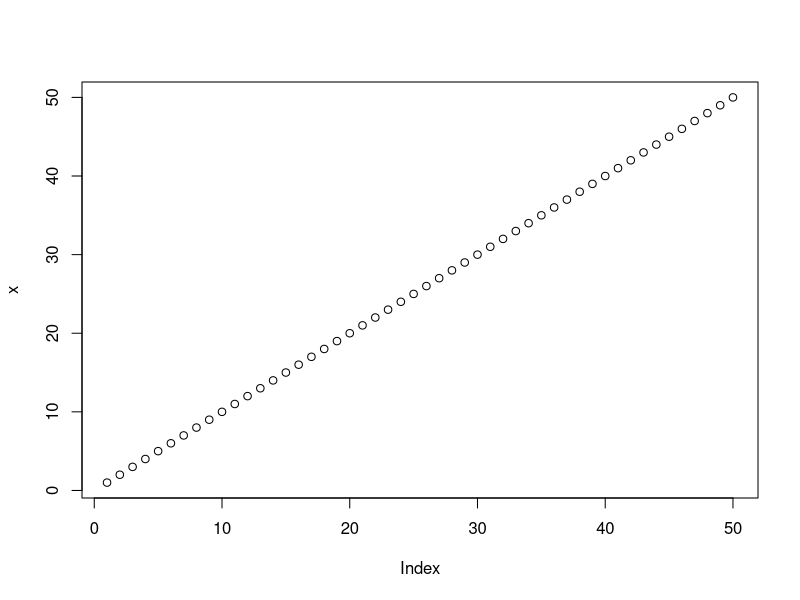
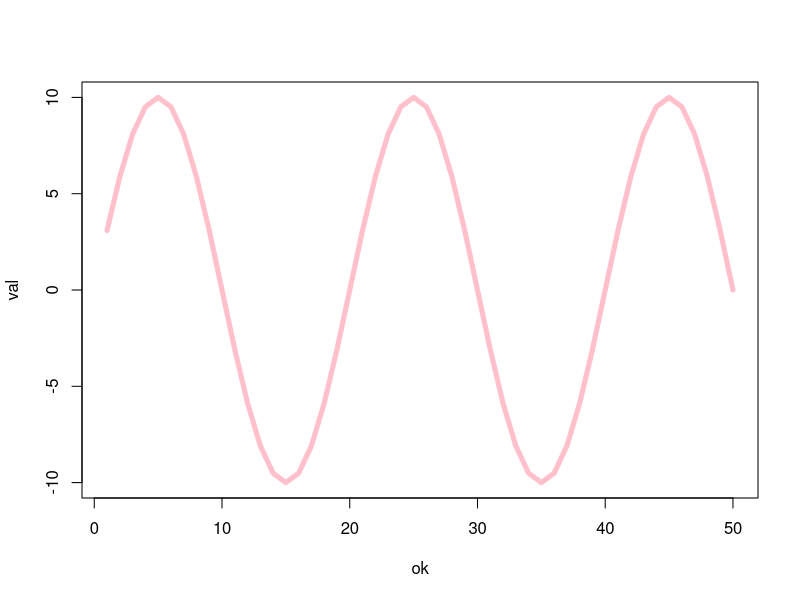

The R source for these figures, in order:
#' ---
#' title: "Class 4 Intro to R"
#' author: "Max" 
#' ---
x <- 1:50
plot(x)
plot(x, 10 * sin(pi/10 * x), type = "l", col = "pink", lwd = 5, xlab = "ok" , ylab = "val")
